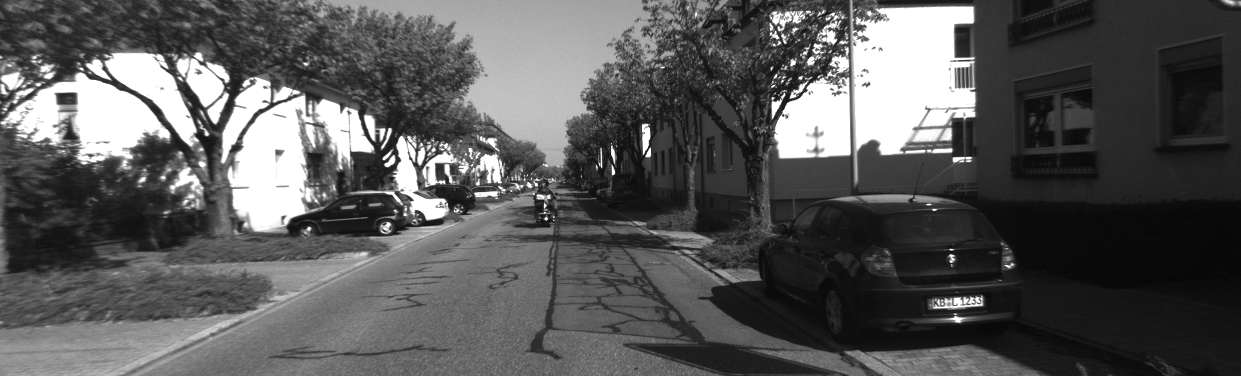
//> input picture opencv/000001.png, 1241 x 376 px
$ ./test_vcon   (built with g++ and OpenCV 4)
//> lines starting //> are read from the running program, lines starting //| are printed output that depends on the picture
#include <iostream>
#include <opencv2/opencv.hpp>


using namespace std;


int main(){

	cv::Mat img1 = cv::imread("../000001.png");
//> img1 is the input picture: 376 rows x 1241 cols, CV_8UC3; min 5, max 255, mean 88.4
	cv::Mat img2 = cv::imread("../000005.png");
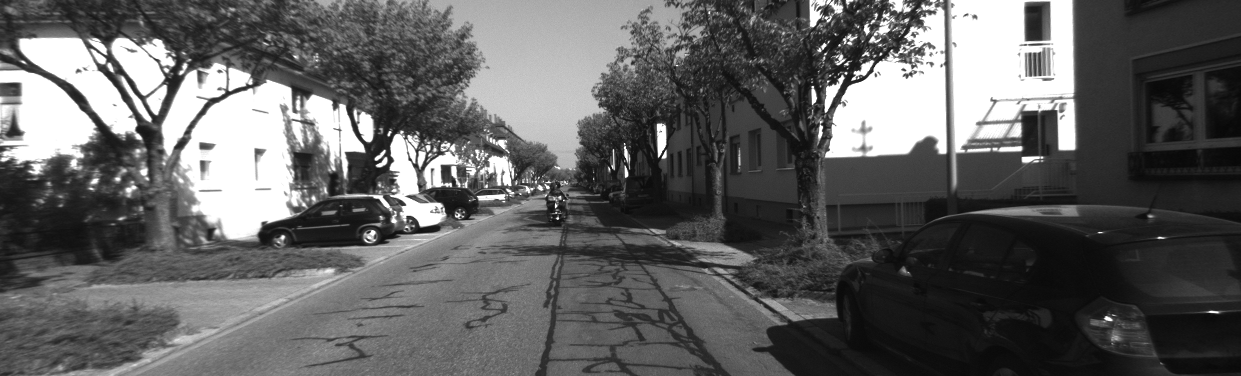
//> input picture opencv/000005.png, 1241 x 376 px
//> img2 is the input picture: 376 rows x 1241 cols, CV_8UC3; min 8, max 255, mean 96.5

	cv::Mat vc_result;
	cv::vconcat(img1, img2, vc_result);
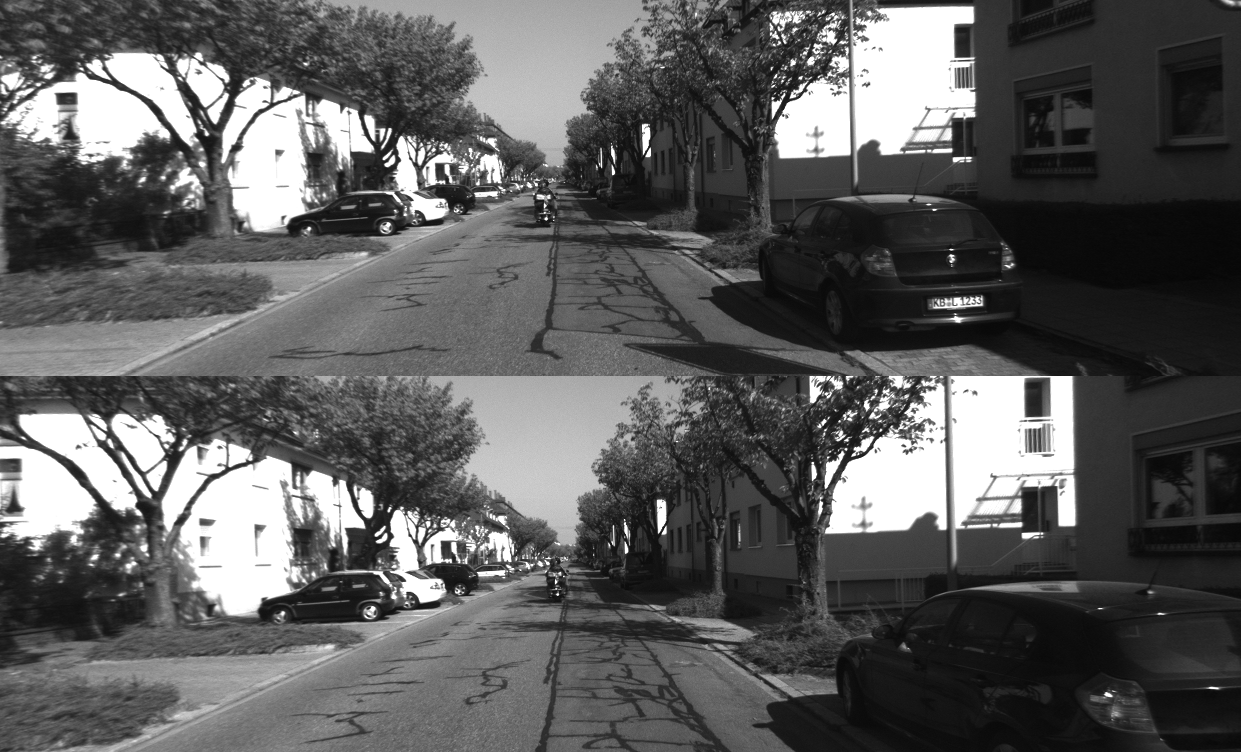
//> vc_result: 752 rows x 1241 cols, CV_8UC3; min 5, max 255, mean 92.5
	cv::imshow("vc", vc_result);
	cv::waitKey(0);

	return 0;
}
